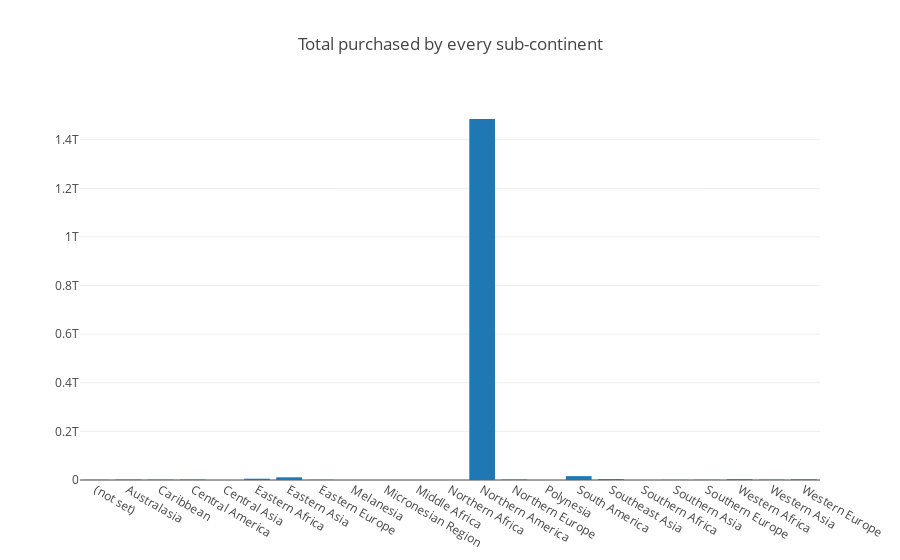

Notebook source saved alongside this figure:
### Code cell
#Using plotly, Total number of sub-Continent purchased

data = [go.Bar(
            x=totalsubContinentPurchased.index,
            y=totalsubContinentPurchased
    )]

layout = go.Layout(
    title='Total purchased by every sub-continent',
)

fig = go.Figure(data=data, layout=layout)
iplot(fig, filename='Total sub-Continent purchased')

### Figure 1 — Plotly figure (JSON) as saved in the notebook; plotly's stock layout.template omitted (floating-point values rounded to 4 significant figures)
{"data": [{"type": "bar", "uid": "68b2fed8-d20a-11e8-8284-d31cbcef2f28", "x": ["(not set)", "Australasia", "Caribbean", "Central America", "Central Asia", "Eastern Africa", "Eastern Asia", "Eastern Europe", "Melanesia", "Micronesian Region", "Middle Africa", "Northern Africa", "Northern America", "Northern Europe", "Polynesia", "South America", "Southeast Asia", "Southern Africa", "Southern Asia", "Southern Europe", "Western Africa", "Western Asia", "Western Europe"], "y": [769780000, 1793230000, 1563550000, 1905550000, 34980000, 5268700000, 11075220000, 946800000, 0, 0, 0, 50960000, 1485265190000, 1993880000, 0, 15937310000, 3755990000, 65700000, 754610000, 964010000, 3302400000, 1781040000, 2842340000]}], "layout": {"title": "Total purchased by every sub-continent"}}
